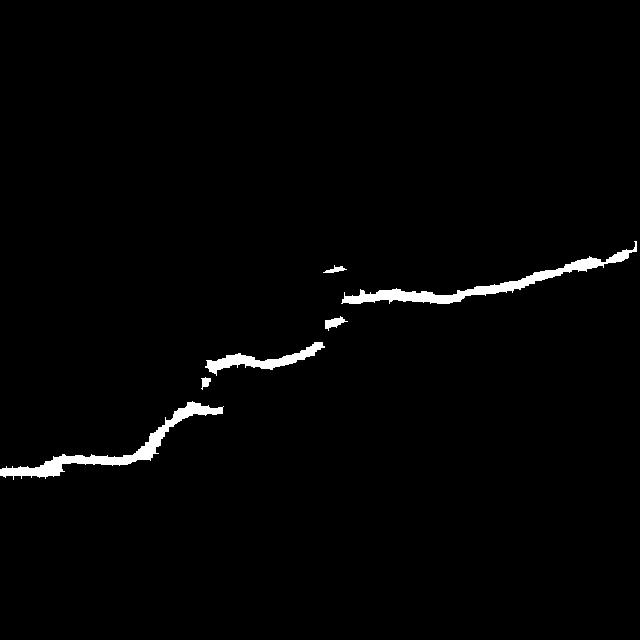
#> input picture 0066_aft.jpg, 640 x 640 px
$ python extract_skeleton.py
#> lines starting #> are read from the running program, lines starting #| are printed output that depends on the picture; after the words box and inside, x2 and y2 are one past the last pixel; in counts of white or black regions, pixels touching at a corner belong together
#> further down, img is the input picture: shape (640, 640); min 0, max 255, mean 4.1
# -*- coding: utf-8 -*-
"""
Created on Sat May 12 16:36:06 2018
@author: lele
"""
import cv2
import pylab as plt

# https://blog.csdn.net/hehedadaq/article/details/80303218
# 细化函数，输入需要细化的图片（经过二值化处理的图片）和映射矩阵array
# 这个函数将根据算法，运算出中心点的对应值
def Thin(image, array):
    h, w = image.shape
    iThin = image

    for i in range(h):
        for j in range(w):
            if image[i, j] == 0:
                a = [1] * 9
                for k in range(3):
                    for l in range(3):
                        # 如果3*3矩阵的点不在边界且这些值为零，也就是黑色的点
                        if -1 < (i - 1 + k) < h and -1 < (j - 1 + l) < w and iThin[i - 1 + k, j - 1 + l] == 0:
                            a[k * 3 + l] = 0
                sum = a[0] * 1 + a[1] * 2 + a[2] * 4 + a[3] * 8 + a[5] * 16 + a[6] * 32 + a[7] * 64 + a[8] * 128
                # 然后根据array表，对ithin的那一点进行赋值。
                iThin[i, j] = array[sum] * 255
    return iThin


# 最简单的二值化函数，阈值根据图片的昏暗程度自己设定，我选的180
def Two(image):
    w, h = image.shape
    size = (w, h)
    iTwo = image
    for i in range(w):
        for j in range(h):
            if image[i, j] < 180:
                iTwo[i, j] = 0
            else:
                iTwo[i, j] = 255
    return iTwo


# 映射表
array = [0, 0, 1, 1, 0, 0, 1, 1, 1, 1, 0, 1, 1, 1, 0, 1, \
         1, 1, 0, 0, 1, 1, 1, 1, 0, 0, 0, 0, 0, 0, 0, 1, \
         0, 0, 1, 1, 0, 0, 1, 1, 1, 1, 0, 1, 1, 1, 0, 1, \
         1, 1, 0, 0, 1, 1, 1, 1, 0, 0, 0, 0, 0, 0, 0, 1, \
         1, 1, 0, 0, 1, 1, 0, 0, 0, 0, 0, 0, 0, 0, 0, 0, \
         0, 0, 0, 0, 0, 0, 0, 0, 0, 0, 0, 0, 0, 0, 0, 0, \
         1, 1, 0, 0, 1, 1, 0, 0, 1, 1, 0, 1, 1, 1, 0, 1, \
         0, 0, 0, 0, 0, 0, 0, 0, 0, 0, 0, 0, 0, 0, 0, 0, \
         0, 0, 1, 1, 0, 0, 1, 1, 1, 1, 0, 1, 1, 1, 0, 1, \
         1, 1, 0, 0, 1, 1, 1, 1, 0, 0, 0, 0, 0, 0, 0, 1, \
         0, 0, 1, 1, 0, 0, 1, 1, 1, 1, 0, 1, 1, 1, 0, 1, \
         1, 1, 0, 0, 1, 1, 1, 1, 0, 0, 0, 0, 0, 0, 0, 0, \
         1, 1, 0, 0, 1, 1, 0, 0, 0, 0, 0, 0, 0, 0, 0, 0, \
         1, 1, 0, 0, 1, 1, 1, 1, 0, 0, 0, 0, 0, 0, 0, 0, \
         1, 1, 0, 0, 1, 1, 0, 0, 1, 1, 0, 1, 1, 1, 0, 0, \
         1, 1, 0, 0, 1, 1, 1, 0, 1, 1, 0, 0, 1, 0, 0, 0]

def inverse(img):
    logic=img>60
#> logic: shape (640, 640) bool; 1.6% white; 6 white regions, box (x1, y1, x2, y2) and area: (341, 241, 637, 304) 2638, (0, 401, 224, 480) 2448, (205, 342, 325, 376) 1151, (325, 316, 348, 331) 159, (323, 265, 347, 273) 85, (201, 377, 211, 390) 76
    ans=img.copy()
    ans[logic]=0
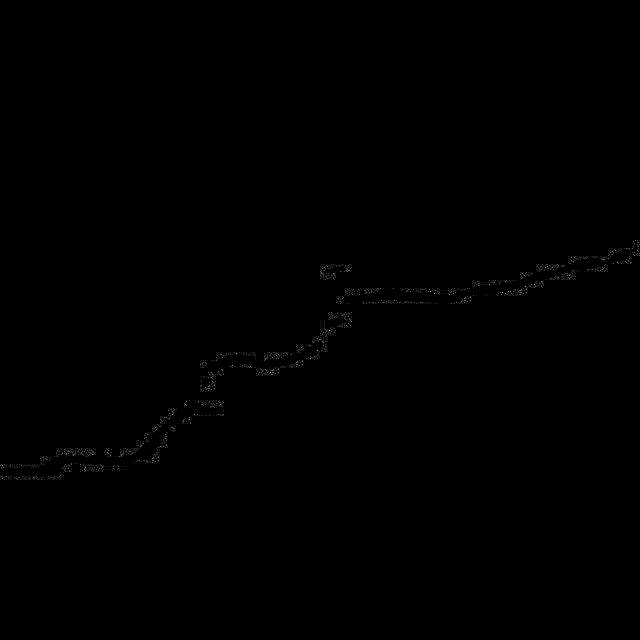
#> ans: shape (640, 640); 1.6% of pixels changed, all inside (x1, y1, x2, y2) = (0, 241, 637, 480); drawn with min black and max white
    ans[~logic]=255
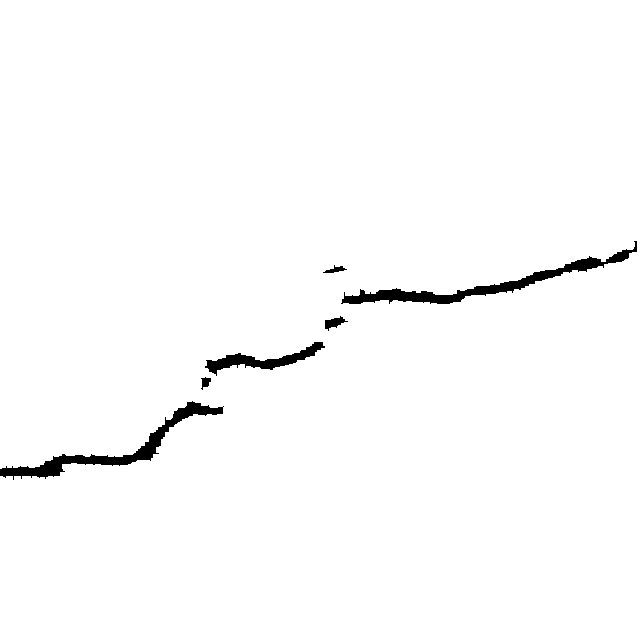
#> ans: shape (640, 640); 98.4% white; 6 black regions, box (x1, y1, x2, y2) and area: (341, 241, 637, 304) 2638, (0, 401, 224, 480) 2448, (205, 342, 325, 376) 1151, (325, 316, 348, 331) 159, (323, 265, 347, 273) 85, (201, 377, 211, 390) 76
    return ans

# 读取灰度图片，并显示
fname='0066'
img = cv2.imread(f'{fname}_aft.jpg', 0)  # 直接读为灰度图像
img=inverse(img)
# cv2.imshow('image', img)
# cv2.waitKey(0)

# 自适应二值化函数，需要修改的是55那个位置的数字，越小越精细，细节越好，噪点更多，最大不超过图片大小
th3 = cv2.adaptiveThreshold(img, 255, cv2.ADAPTIVE_THRESH_GAUSSIAN_C, cv2.THRESH_BINARY, 55, 2)  # 换行符号 \
# cv2.imshow('iTwo', th3)
# cv2.waitKey(0)

# 获取自适应二值化的细化图，并显示
iThin = Thin(th3, array)
#> after the loop in Thin, `for i in range(h):`:
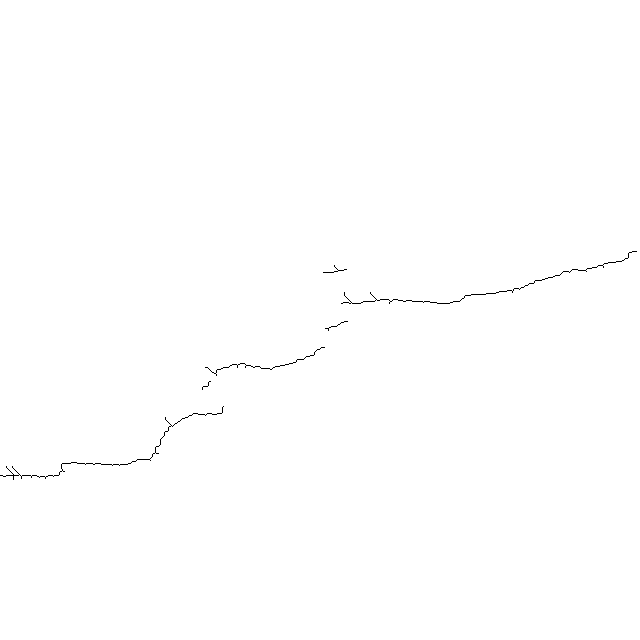
#> iThin: shape (640, 640); 99.8% white; black in thin lines or dots, all inside (x1, y1, x2, y2) = (0, 251, 637, 480)
# cv2.imshow('iThin', iThin)
# cv2.waitKey(0)

# 获取简单二值化的细化图，并显示
iTwo = Two(img)
iThin_2 = Thin(iTwo, array)
# cv2.imshow('iTwo_2', iThin_2)
# cv2.waitKey(0)

plt.imshow(iThin)
plt.show()
